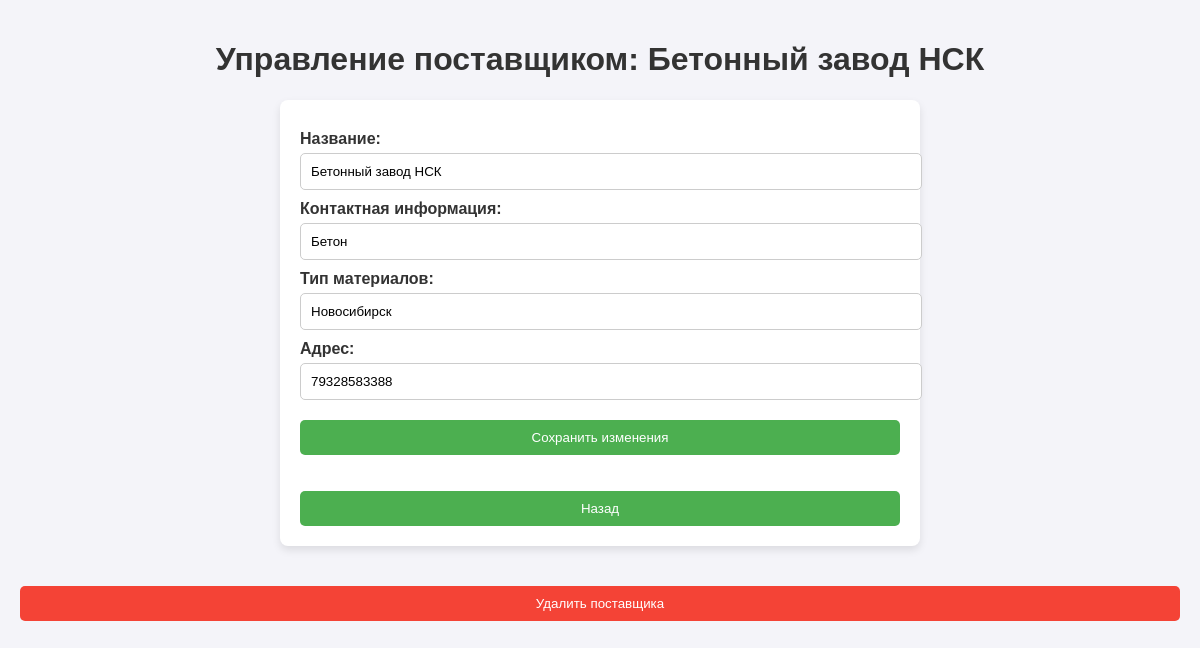
The page /supplier/1 (signed in) on the database its author committed.
### tables this page shows
CREATE TABLE suppliers (
                id INTEGER PRIMARY KEY AUTOINCREMENT,
                name TEXT NOT NULL,
                address TEXT,
                contact_info TEXT,
                type_of_materials TEXT
            );

### main.py (the view, shortened to what this page needs)
@app.route("/supplier/<int:supplier_id>", methods=["GET", "POST", "DELETE"])
@login_required
def manage_supplier(supplier_id):
    supplier = SupplierTable.get_by_id(supplier_id)
    if not supplier:
        return "Поставщик не найден", 404
    if request.method == "DELETE":
        SupplierTable.delete(supplier_id)
        return redirect(url_for("manage_suppliers"))
    return render_template("manage_supplier.html", supplier=supplier)

### active_record.py (called while the page is built)
    @staticmethod
    def connect():
        conn = sqlite3.connect(DB_PATH)
        conn.row_factory = sqlite3.Row
        return conn

    @staticmethod
    def from_row(row):
        return Supplier(
            id=row["id"], name=row["name"], contact_info=row["contact_info"],
            type_of_materials=row["type_of_materials"], address=row["address"]
        )

    @classmethod
    def get_by_id(cls, supplier_id):
        conn = Supplier.connect()
        cursor = conn.cursor()
        cursor.execute("SELECT * FROM suppliers WHERE id = ?", (supplier_id,))
        row = cursor.fetchone()
        conn.close()
        return Supplier.from_row(row) if row else None

    @staticmethod
    def from_row(row):
        if len(row) == 4:
            return User(
                id=row[0],
                username=row[1],
                password=row[2],
                desc=row[3]
            )
        return None

    @classmethod
    def get_by_id(cls, user_id):
        conn = User.connect()
        cursor = conn.cursor()
        cursor.execute("SELECT * FROM users WHERE id = ?", (user_id,))
        row = cursor.fetchone()
        conn.close()
        return User.from_row(row) if row else None

### main.py (called while the page is built)
@login_manager.user_loader
def load_user(user_id):
    return UserTable.get_by_id(user_id)

### table_module.py (called while the page is built)
    @staticmethod
    def get_by_id(workforce_id):
        return Supplier.get_by_id(workforce_id)

    @staticmethod
    def get_by_id(user_id):
        return User.get_by_id(user_id)

### templates/manage_supplier.html (shortened to what this page needs)
<!DOCTYPE html>
<html lang="ru">
<head>
</head>
<body>
<h1>Управление поставщиком: {{ supplier.name }}</h1>
<div class="form-container">
    <form method="POST">
        <label for="name">Название:</label>
        <input type="text" id="name" name="name" value="{{ supplier.name }}" required>
        <label for="contact_info">Контактная информация:</label>
        <input type="text" id="contact_info" name="contact_info" value="{{ supplier.type_of_materials }}" required>
        <label for="type_of_materials">Тип материалов:</label>
        <input type="text" id="type_of_materials" name="type_of_materials" value="{{ supplier.address }}" required>
        <label for="address">Адрес:</label>
        <input type="text" id="address" name="address" value="{{ supplier.contact_info }}" required>
        <button type="submit">Сохранить изменения</button>
    </form>
        <button type="submit" onclick="window.location.href='{{ url_for('index') }}'">Назад</button>
</div>
<form action="{{ url_for('manage_supplier', supplier_id=supplier.id) }}" method="POST" style="margin-top: 20px;">
    <button type="submit" class="delete-btn">Удалить поставщика</button>
</form>
</body>
</html>

### templates/manage_supplier.html (style rules this page uses)
body { font-family: Arial, sans-serif; margin: 0; padding: 20px; background-color: #f4f4f9; }
h1 { color: #333; text-align: center; }
.form-container { background-color: #fff; padding: 20px; border-radius: 8px; box-shadow: 0 4px 8px rgba(0, 0, 0, 0.1); max-width: 600px; margin: 0 auto; }
.form-container label { display: block; margin-top: 10px; font-weight: bold; color: #333; }
.form-container input { width: 100%; padding: 10px; margin-top: 5px; border: 1px solid #ccc; border-radius: 5px; }
.form-container button { background-color: #4CAF50; color: white; padding: 10px 20px; border: none; border-radius: 5px; cursor: pointer; margin-top: 20px; width: 100%; }
.delete-btn { background-color: #f44336; color: white; padding: 10px 20px; border: none; border-radius: 5px; cursor: pointer; margin-top: 20px; width: 100%; }

### rows shown on the page
suppliers: name "Бетонный завод НСК", contact_info "Бетон", type_of_materials "Новосибирск", address "79328583388"
